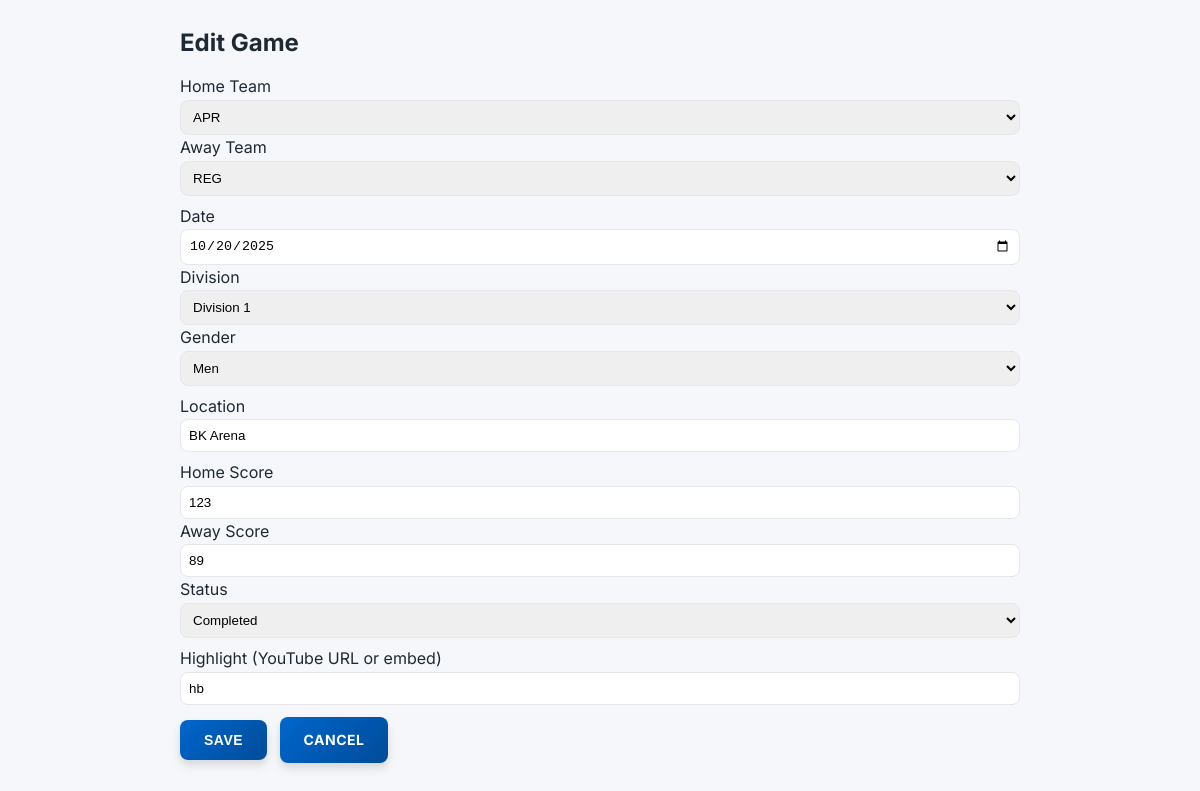
The app's page /admin/game-form.php?id=7 (signed in) with its own data.
### tables this page shows
CREATE TABLE IF NOT EXISTS games(
  id INT AUTO_INCREMENT PRIMARY KEY,
  home_team_id INT,
  away_team_id INT,
  game_date DATE,
  location VARCHAR(100),
  home_score INT DEFAULT 0,
  away_score INT DEFAULT 0,
  division ENUM('Division 1','Division 2'),
  gender ENUM('Men','Women'),
  status ENUM('Scheduled','Completed') DEFAULT 'Scheduled',
  highlight_url VARCHAR(255),
  FOREIGN KEY(home_team_id) REFERENCES teams(id),
  FOREIGN KEY(away_team_id) REFERENCES teams(id)
);

CREATE TABLE IF NOT EXISTS teams(
  id INT AUTO_INCREMENT PRIMARY KEY,
  name VARCHAR(100),
  gender ENUM('Men','Women'),
  division ENUM('Division 1','Division 2'),
  location VARCHAR(100),
  logo VARCHAR(255),
  description TEXT
);

### includes/config.php (called while the page is built, shortened)
<?php
function base_url(): string {
    $protocol = (!empty($_SERVER['HTTPS']) && $_SERVER['HTTPS'] !== 'off') ? 'https://' : 'http://';
    $host = $_SERVER['HTTP_HOST'] ?? 'localhost';
    $scriptName = $_SERVER['SCRIPT_NAME'] ?? '';
    $dir = rtrim(str_replace('\\', '/', dirname($scriptName)), '/.');
    return $protocol . $host . ($dir ? $dir . '/' : '/');
}
function sanitize(string $value): string {
    return htmlspecialchars(trim($value), ENT_QUOTES, 'UTF-8');
}
function asset_url(string $path): string {
    $trimmed = ltrim($path, '/');
    return base_url() . $trimmed;
}
?>

### admin/game-form.php (the view, shortened to what this page needs)
<?php
require_once __DIR__ . '/../includes/config.php';
$id = isset($_GET['id']) && ctype_digit($_GET['id']) ? (int)$_GET['id'] : 0;
$editing = $id > 0;
$home_team_id = $away_team_id = null;
$game_date = date('Y-m-d');
$location = '';
$home_score = 0; $away_score = 0;
$division = 'Division 1'; $gender = 'Men'; $status = 'Scheduled';
$highlight_url = '';
$teams = $mysqli->query("SELECT id,name,division,gender FROM teams ORDER BY name ASC");
if ($editing) {
    $stmt = $mysqli->prepare("SELECT * FROM games WHERE id=? LIMIT 1");
    $stmt->bind_param('i',$id);
    $stmt->execute();
    $res = $stmt->get_result();
    if ($g = $res->fetch_assoc()) {
        $home_team_id = (int)$g['home_team_id'];
        $away_team_id = (int)$g['away_team_id'];
        $game_date = $g['game_date'];
        $location = $g['location'];
        $home_score = (int)$g['home_score'];
        $away_score = (int)$g['away_score'];
        $division = $g['division'];
        $gender = $g['gender'];
        $status = $g['status'];
        $highlight_url = $g['highlight_url'];
    } else { die('Game not found'); }
}
?>
<!DOCTYPE html>
<html lang="en">
<head>
<link rel="stylesheet" href="<?php echo asset_url('../css/admin.css'); ?>">
</head>
<body>
<div class="container" style="max-width:840px;margin:24px auto">
  <div class="card"><div class="card-body">
    <h2 style="margin:0 0 12px"><?php echo $editing? 'Edit':'Add'; ?> Game</h2>
    <form method="post">
      <div class="grid col-2" style="margin-bottom:8px">
        <div>
          <label>Home Team</label>
          <select name="home_team_id" required style="width:100%;padding:8px;border:1px solid #e5e7eb;border-radius:8px">
            <?php $teams->data_seek(0); while($t=$teams->fetch_assoc()): ?>
            <option value="<?php echo (int)$t['id']; ?>" <?php echo ($home_team_id==(int)$t['id'])?'selected':''; ?>><?php echo sanitize($t['name']); ?></option>
            <?php endwhile; ?>
          </select>
        </div>
        <div>
          <label>Away Team</label>
          <select name="away_team_id" required style="width:100%;padding:8px;border:1px solid #e5e7eb;border-radius:8px">
            <?php $teams->data_seek(0); while($t=$teams->fetch_assoc()): ?>
            <option value="<?php echo (int)$t['id']; ?>" <?php echo ($away_team_id==(int)$t['id'])?'selected':''; ?>><?php echo sanitize($t['name']); ?></option>
            <?php endwhile; ?>
          </select>
        </div>
      </div>
      <div class="grid col-3" style="margin-bottom:8px">
        <div>
          <label>Date</label>
          <input type="date" name="game_date" value="<?php echo sanitize($game_date); ?>" required style="width:100%;padding:8px;border:1px solid #e5e7eb;border-radius:8px">
        </div>
        <div>
          <label>Division</label>
          <select name="division" style="width:100%;padding:8px;border:1px solid #e5e7eb;border-radius:8px">
            <option value="Division 1" <?php echo $division==='Division 1'?'selected':''; ?>>Division 1</option>
          </select>
        </div>
        <div>
          <label>Gender</label>
          <select name="gender" style="width:100%;padding:8px;border:1px solid #e5e7eb;border-radius:8px">
            <option value="Men" <?php echo $gender==='Men'?'selected':''; ?>>Men</option>
          </select>
        </div>
      </div>
      <div style="margin-bottom:8px">
        <label>Location</label>
        <input type="text" name="location" value="<?php echo sanitize($location); ?>" style="width:100%;padding:8px;border:1px solid #e5e7eb;border-radius:8px">
      </div>
      <div class="grid col-3" style="margin-bottom:8px">
        <div>
          <label>Home Score</label>
          <input type="number" name="home_score" value="<?php echo (int)$home_score; ?>" min="0" style="width:100%;padding:8px;border:1px solid #e5e7eb;border-radius:8px">
        </div>
        <div>
          <label>Away Score</label>
          <input type="number" name="away_score" value="<?php echo (int)$away_score; ?>" min="0" style="width:100%;padding:8px;border:1px solid #e5e7eb;border-radius:8px">
        </div>
        <div>
          <label>Status</label>
          <select name="status" style="width:100%;padding:8px;border:1px solid #e5e7eb;border-radius:8px">
            <option value="Completed" <?php echo $status==='Completed'?'selected':''; ?>>Completed</option>
          </select>
        </div>
      </div>
      <div style="margin-bottom:12px">
        <label>Highlight (YouTube URL or embed)</label>
        <input type="text" name="highlight_url" value="<?php echo sanitize($highlight_url); ?>" placeholder="https://www.youtube.com/watch?v=..." style="width:100%;padding:8px;border:1px solid #e5e7eb;border-radius:8px">
      </div>
      <div>
        <button class="btn" type="submit">Save</button>
        <a class="btn" href="games.php" style="margin-left:8px">Cancel</a>
      </div>
    </form>
  </div></div>
</div>
</body>
</html>

### assets/css/admin.css (style rules this page uses)
* { box-sizing: border-box; margin: 0; padding: 0; }
:root { --primary: #0066cc; --primary-light: #3385d6; --primary-dark: #004c99; --secondary: #00a651; --secondary-light: #33b870; --secondary-dark: #008040; --accent: #fcd116; --accent-hover: #e6bd00; --danger: #c41e3a; --danger-hover: #a01830; --success: #00a651; --success-hover: #008040; --warning: #ff9500; --info: #0066cc; --gray-50: #fafbfc; --gray-100: #f5f7fa; --gray-200: #e4e7eb; --gray-300: #cbd2d9; --gray-400: #9aa5b1; --gray-500: #7b8794; --gray-600: #616e7c; --gray-700: #52606d; --gray-800: #3e4c59; --gray-900: #1f2933; --sidebar-width: 280px; --header-height: 72px; --shadow-xs: 0 1px 2px rgba(0, 0, 0, 0.04); --shadow-sm: 0 2px 4px rgba(0, 0, 0, 0.06); --shadow: 0 4px 6px rgba(0, 0, 0, 0.07), 0 2px 4px rgba(0, 0, 0, 0.05); --shadow-md: 0 6px 12px rgba(0, 0, 0, 0.08), 0 4px 6px rgba(0, 0, 0, 0.06); --shadow-lg: 0 10px 20px rgba(0, 0, 0, 0.1), 0 6px 10px rgba(0, 0, 0, 0.08); --shadow-xl: 0 20px 40px rgba(0, 0, 0, 0.12), 0 10px 20px rgba(0, 0, 0, 0.1); --radius-sm: 4px; --radius: 6px; --radius-md: 8px; --radius-lg: 12px; --radius-xl: 16px; --transition: all 0.2s cubic-bezier(0.4, 0, 0.2, 1); --transition-slow: all 0.3s cubic-bezier(0.4, 0, 0.2, 1); }
body { font-family: 'Inter', -apple-system, BlinkMacSystemFont, 'Segoe UI', Roboto, 'Helvetica Neue', Arial, sans-serif; background: var(--gray-100); color: var(--gray-900); line-height: 1.6; -webkit-font-smoothing: antialiased; -moz-osx-font-smoothing: grayscale; }
.btn { display: inline-flex; align-items: center; gap: 10px; padding: 12px 24px; background: linear-gradient(135deg, var(--primary) 0%, var(--primary-dark) 100%); color: #fff; border: none; border-radius: var(--radius-md); text-decoration: none; font-weight: 700; font-size: 14px; cursor: pointer; transition: var(--transition-slow); text-transform: uppercase; letter-spacing: 0.5px; box-shadow: var(--shadow-md); position: relative; overflow: hidden; }
.btn::before { content: ''; position: absolute; top: 0; left: -100%; width: 100%; height: 100%; background: linear-gradient(90deg, transparent, rgba(255, 255, 255, 0.2), transparent); transition: left 0.5s; }

### records on screen
games: home_team_id "APR", away_team_id "REG", game_date "10/20/2025", division "Division 1", gender "Men", location "BK Arena", home_score "123", away_score "89", status "Completed", highlight_url "hb"
